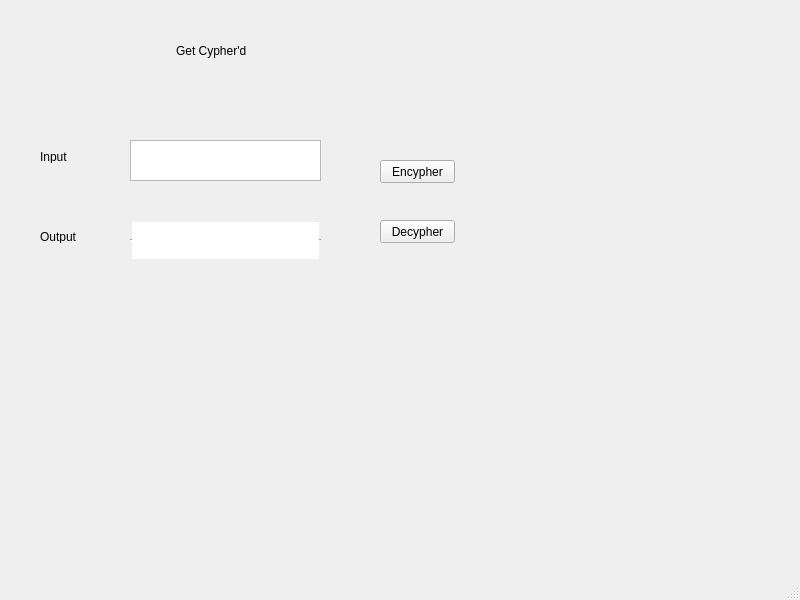
<?xml version="1.0" encoding="UTF-8"?>
<ui version="4.0">
 <class>Cypher</class>
 <widget class="QMainWindow" name="Cypher">
  <property name="geometry">
   <rect>
    <x>0</x>
    <y>0</y>
    <width>800</width>
    <height>600</height>
   </rect>
  </property>
  <property name="windowTitle">
   <string>MainWindow</string>
  </property>
  <widget class="QWidget" name="centralwidget">
   <widget class="QTextEdit" name="input">
    <property name="geometry">
     <rect>
      <x>130</x>
      <y>140</y>
      <width>191</width>
      <height>41</height>
     </rect>
    </property>
   </widget>
   <widget class="QPushButton" name="encypher_btn">
    <property name="geometry">
     <rect>
      <x>380</x>
      <y>160</y>
      <width>75</width>
      <height>23</height>
     </rect>
    </property>
    <property name="text">
     <string>Encypher</string>
    </property>
   </widget>
   <widget class="QPushButton" name="decypher_btn">
    <property name="geometry">
     <rect>
      <x>380</x>
      <y>220</y>
      <width>75</width>
      <height>23</height>
     </rect>
    </property>
    <property name="text">
     <string>Decypher</string>
    </property>
   </widget>
   <widget class="QLabel" name="label">
    <property name="geometry">
     <rect>
      <x>40</x>
      <y>150</y>
      <width>47</width>
      <height>13</height>
     </rect>
    </property>
    <property name="text">
     <string>Input</string>
    </property>
   </widget>
   <widget class="QLabel" name="label_2">
    <property name="geometry">
     <rect>
      <x>40</x>
      <y>230</y>
      <width>47</width>
      <height>13</height>
     </rect>
    </property>
    <property name="text">
     <string>Output</string>
    </property>
   </widget>
   <widget class="QLabel" name="label_3">
    <property name="geometry">
     <rect>
      <x>176</x>
      <y>30</y>
      <width>161</width>
      <height>41</height>
     </rect>
    </property>
    <property name="text">
     <string>Get Cypher'd</string>
    </property>
   </widget>
   <widget class="QTextEdit" name="output">
    <property name="geometry">
     <rect>
      <x>130</x>
      <y>220</y>
      <width>191</width>
      <height>41</height>
     </rect>
    </property>
    <property name="frameShape">
     <enum>QFrame::HLine</enum>
    </property>
   </widget>
  </widget>
  <widget class="QMenuBar" name="menubar">
   <property name="geometry">
    <rect>
     <x>0</x>
     <y>0</y>
     <width>800</width>
     <height>21</height>
    </rect>
   </property>
  </widget>
  <widget class="QStatusBar" name="statusbar"/>
 </widget>
 <resources/>
 <connections/>
</ui>
